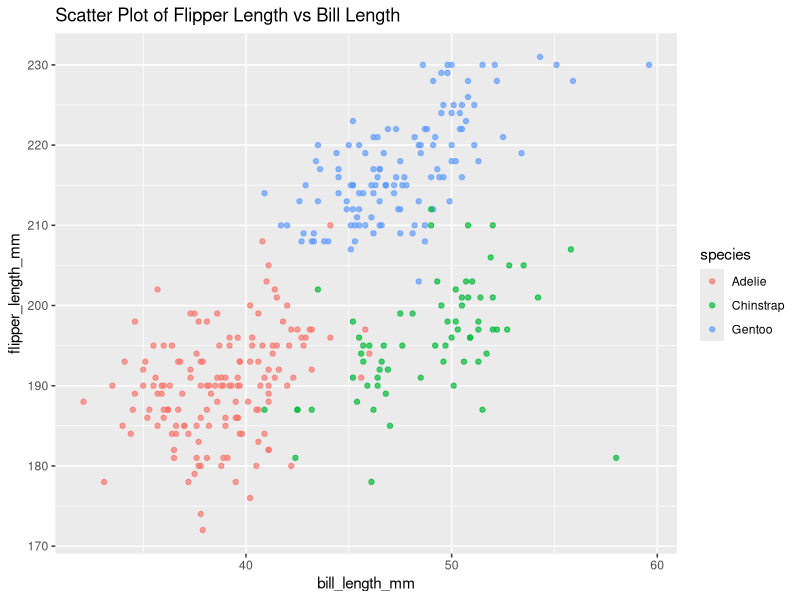
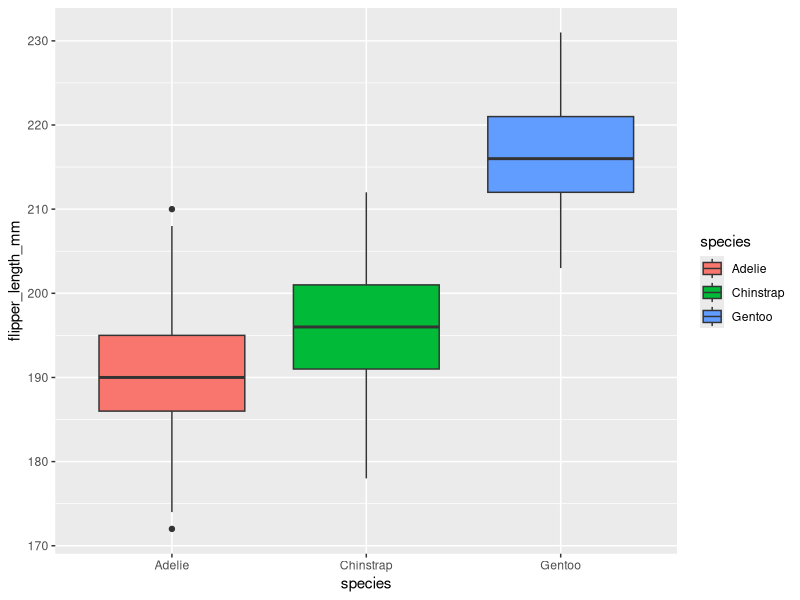

Write the R code that produced these figures, in order. (Note: this script raises an error after producing the figures.)
## ---- chunk 1
install.packages("lme4")

## ---- chunk 2
library(lme4)
library(tidyverse)
# install.packages("palmerpenguins") # install if needed
library(palmerpenguins)
## ---- chunk 3
penguins <- penguins

summary(penguins)
## ---- chunk 4
library(ggplot2)

ggplot(data = penguins, aes(x = bill_length_mm, y = flipper_length_mm)) +
  geom_point(aes(color = species), alpha = 0.7) +
  labs(title = "Scatter Plot of Flipper Length vs Bill Length")

  theme_minimal()
## ---- chunk 5
ggplot(data = penguins, aes(x = species, y = flipper_length_mm, fill = species)) +
  geom_boxplot()
## ---- chunk 6
linear_model <- lm(flipper_length_mm ~ body_mass_g, data = penguins)

summary(linear_model)

## ---- chunk 7
multiple <- lm(flipper_length_mm ~ body_mass_g + bill_length_mm, data = penguins)

summary(multiple)

## ---- chunk 8

interaction <- lm(formula = flipper_length_mm ~ body_mass_g * bill_length_mm, data = penguins)

summary(interaction)
## ---- chunk 9
anova(multiple, interaction)

## ---- chunk 10
  
penguins$species_helmert <- as.factor(penguins$species)
contrasts(penguins$species_helmert) <- contr.helmert(3)


lm_helmert <- lm(flipper_length_mm ~ species_helmert, data = penguins)

summary(lm_helmert)

## ---- chunk 11

penguins$species <- relevel(penguins$species, ref = "Chinstrap")
## ---- chunk 12

lm_relevel <- lm(formula = flipper_length_mm ~ species, data = penguins)

summary(lm_relevel)

## ---- chunk 13

penguins_subset <- subset(penguins, species %in% c ("Adelie", "Chinstrap"))

penguins_subset$species_num <- ifelse(penguins_subset$species == "Adelie", 0, 1)

penguins_model <- glm(species_num ~ bill_length_mm + flipper_length_mm, data = penguins_subset, family = binomial)

summary(penguins_model)
## ---- chunk 14

model <- lm(flipper_length_mm ~ bill_length_mm + bill_depth_mm + body_mass_g + species + sex, data = penguins)
## ---- chunk 15
stepwise <- stepAIC(model, direction = "both", trace = TRUE)
## ---- chunk 16
penguins_clean <- na.omit(penguins)
## ---- chunk 17
model <- lm(flipper_length_mm ~ bill_length_mm + bill_depth_mm + body_mass_g + species + sex, data = penguins_clean)
## ---- chunk 18
best_model <- stepAIC(model, direction = "both", trace = TRUE)
